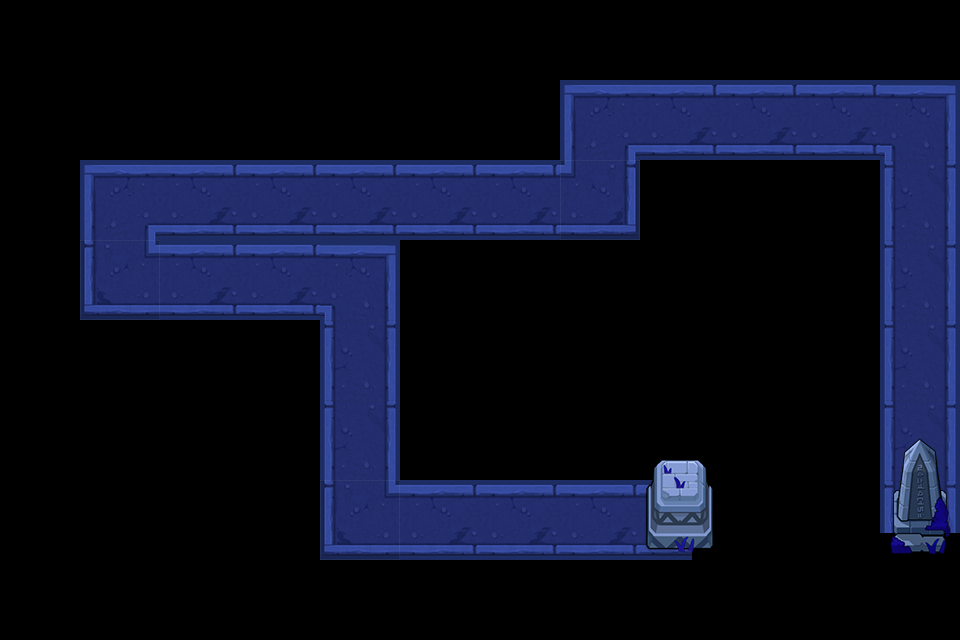

Tiled map render using the project's own tile images. Description and the map definition, with tile-layer contents summarised, below:
An orthogonal 12x8 tile map with 80x80 px tiles, 2 tile layers (road, object) and 15 objects (P0, P1, P2, P3, P4, ...).

<map version="1.0" tiledversion="1.0.3" orientation="orthogonal" renderorder="right-down" width="12" height="8" tilewidth="80" tileheight="80" nextobjectid="18">
 <tileset firstgid="1" name="anye" tilewidth="80" tileheight="80" tilecount="15" columns="5">
  <image source="anye.png" width="400" height="240" />
 </tileset>
 <layer name="road" width="12" height="8">
  <data>[96 cells, 28 non-empty, 8 distinct tile ids]</data>
 </layer>
 <layer name="object" width="12" height="8">
  <data>[96 cells, 4 non-empty, 4 distinct tile ids]</data>
 </layer>
 <objectgroup name="path" visible="0">
  <object id="1" name="P0" x="640" y="520" />
  <object id="2" name="P1" x="360" y="520" />
  <object id="3" name="P2" x="360" y="280" />
  <object id="4" name="P3" x="120" y="280" />
  <object id="5" name="P4" x="120" y="200" />
  <object id="6" name="P5" x="600" y="200" />
  <object id="7" name="P6" x="600" y="120" />
  <object id="8" name="P7" x="920" y="120" />
  <object id="9" name="P8" x="920" y="440" />
  <object id="11" name="O0" x="0" y="80" width="560" height="80" />
  <object id="12" name="O1" x="0" y="160" width="80" height="400" />
  <object id="13" name="O2" x="80" y="320" width="240" height="240" />
  <object id="14" name="O3" x="400" y="240" width="240" height="240" />
  <object id="15" name="O4" x="640" y="160" width="240" height="240" />
  <object id="16" name="O5" x="720" y="400" width="160" height="160" />
 </objectgroup>
</map>
